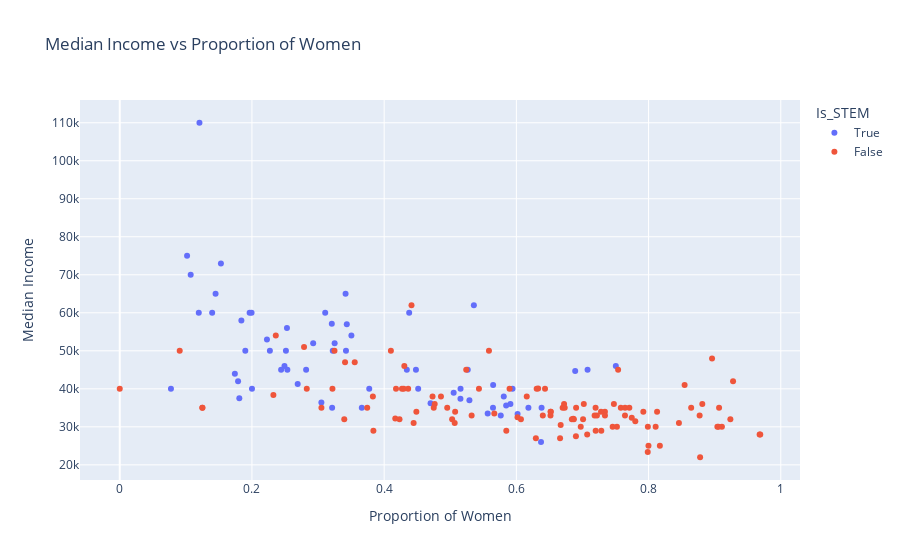

This figure's notebook cell:
### Code cell
fig = px.scatter(DF_raw, x='ShareWomen', y='Median', color='Is_STEM',
                 title='Median Income vs Proportion of Women', 
                 labels={'ShareWomen': 'Proportion of Women', 'Median': 'Median Income'})

fig.show()
